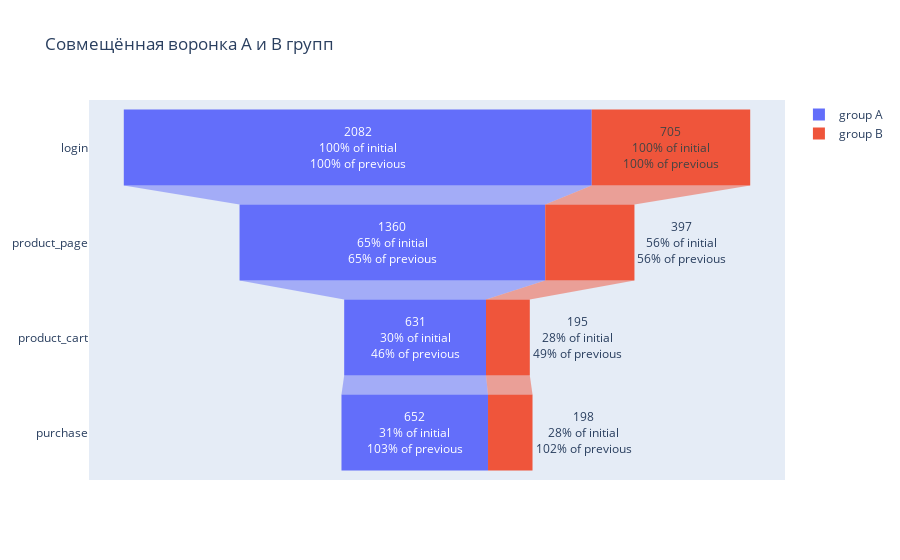

Notebook code cell kept with this figure:
### Code cell
# визуализируем на графике, построим общую воронку для двух групп 
fig = go.Figure()
# зададим очерёдность этапов для воронки, чтобы события шли как нужно и завершались  purchase 
new_index = [0,2,1,3]
group_A_funnel = group_A_funnel.reindex(new_index)
new_index = [0,2,1,3]
group_B_funnel = group_B_funnel.reindex(new_index)
# применим add_trace для прорисовки воронки А на общем графике  
fig.add_trace(go.Funnel(
    # название группы 
    name = 'group A',
    # название события
    y = group_A_funnel['event_name'],
    # количество пользователей
    x = group_A_funnel['user_id'],
    # обозначим информацию о шагах и проценты
    textinfo = "value+percent previous + percent initial"
    ))
# применим add_trace для прорисовки воронки А на общем графике 
fig.add_trace(go.Funnel(
    # название группы
    name = 'group B',
    # название события
    y = group_B_funnel['event_name'],
    # количество пользователей
    x = group_B_funnel['user_id'],
    # обозначим информацию о шагах и проценты
    textinfo = "value+percent previous + percent initial"
    ))
# обозначи название графика
fig.update_layout(
    title={
        'text': "Совмещённая воронка A и B групп"})
fig.show()

### Figure 1 — Plotly figure (JSON) as saved in the notebook; plotly's stock layout.template omitted (floating-point values rounded to 4 significant figures)
{"data": [{"name": "group A", "textinfo": "value+percent previous+percent initial", "type": "funnel", "x": [2082, 1360, 631, 652], "y": ["login", "product_page", "product_cart", "purchase"]}, {"name": "group B", "textinfo": "value+percent previous+percent initial", "type": "funnel", "x": [705, 397, 195, 198], "y": ["login", "product_page", "product_cart", "purchase"]}], "layout": {"title": {"text": "Совмещённая воронка A и B групп"}}}
